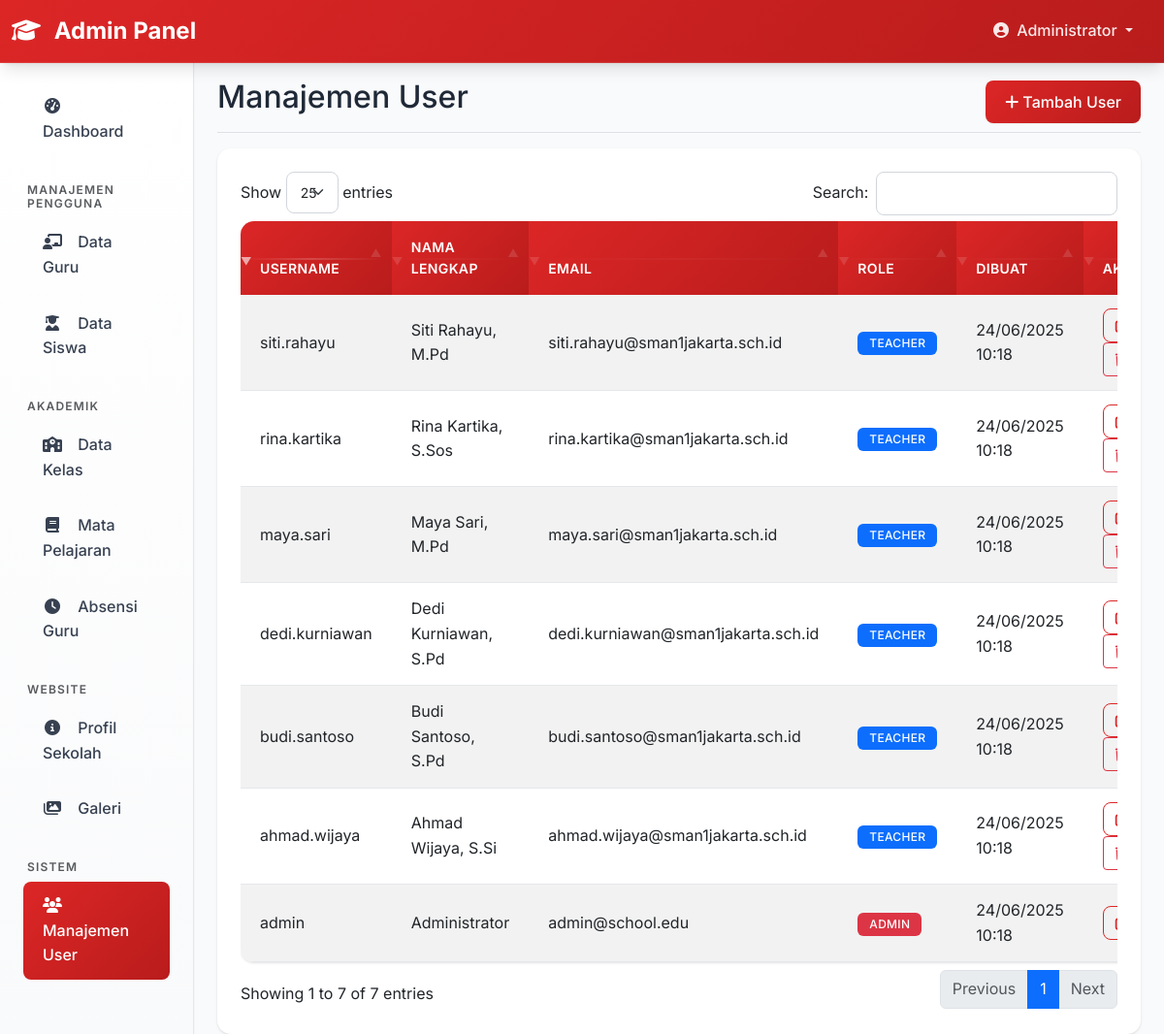
The page /admin/users.php (signed in) on the database its author committed.
### tables this page shows
CREATE TABLE IF NOT EXISTS users (
    id INT AUTO_INCREMENT PRIMARY KEY,
    username VARCHAR(50) UNIQUE NOT NULL,
    email VARCHAR(100) UNIQUE NOT NULL,
    password VARCHAR(255) NOT NULL,
    role ENUM('admin', 'teacher') NOT NULL,
    full_name VARCHAR(100) NOT NULL,
    created_at TIMESTAMP DEFAULT CURRENT_TIMESTAMP,
    updated_at TIMESTAMP DEFAULT CURRENT_TIMESTAMP ON UPDATE CURRENT_TIMESTAMP
);

### admin/users.php (the view, shortened to what this page needs)
<?php
require_once '../config/database.php';
$action = $_GET['action'] ?? 'list';
if ($action === 'list') {
    try {
        $stmt = $pdo->query("SELECT * FROM users ORDER BY created_at DESC");
        $users = $stmt->fetchAll();
    } catch(PDOException $e) {
        $users = [];
        $error = 'Gagal mengambil data user';
    }
}
include 'includes/header.php';
?>
<div class="container-fluid">
    <div class="row">
        <?php include 'includes/sidebar.php'; ?>
        <main class="col-md-9 ms-sm-auto col-lg-10 px-md-4">
            <div class="d-flex justify-content-between flex-wrap flex-md-nowrap align-items-center pt-3 pb-2 mb-3 border-bottom">
                <h1 class="h2">
                    <?php if ($action === 'add'): ?>
                        Tambah User
                    <?php elseif ($action === 'edit'): ?>
                        Edit User
                    <?php else: ?>
                        Manajemen User
                    <?php endif; ?>
                </h1>
                <?php if ($action === 'list'): ?>
                <div class="btn-toolbar mb-2 mb-md-0">
                    <a href="?action=add" class="btn btn-primary">
                        <i class="fas fa-plus me-1"></i>Tambah User
                    </a>
                </div>
                <?php endif; ?>
            </div>
            <?php if ($action === 'list'): ?>
                <div class="card">
                    <div class="card-body">
                        <div class="table-responsive">
                            <table class="table table-striped datatable">
                                <thead>
                                    <tr>
                                        <th>Username</th>
                                        <th>Nama Lengkap</th>
                                        <th>Email</th>
                                        <th>Role</th>
                                        <th>Dibuat</th>
                                        <th>Aksi</th>
                                    </tr>
                                </thead>
                                <tbody>
                                    <?php foreach($users as $usr): ?>
                                    <tr>
                                        <td><?= htmlspecialchars($usr['username']) ?></td>
                                        <td><?= htmlspecialchars($usr['full_name']) ?></td>
                                        <td><?= htmlspecialchars($usr['email']) ?></td>
                                        <td>
                                            <span class="badge bg-<?= $usr['role'] == 'admin' ? 'danger' : 'primary' ?>">
                                                <?= ucfirst($usr['role']) ?>
                                            </span>
                                        </td>
                                        <td><?= date('d/m/Y H:i', strtotime($usr['created_at'])) ?></td>
                                        <td>
                                            <a href="?action=edit&id=<?= $usr['id'] ?>" class="btn btn-sm btn-outline-primary">
                                                <i class="fas fa-edit"></i>
                                            </a>
                                            <?php if ($usr['id'] != $_SESSION['user_id']): ?>
                                                <a href="?action=delete&id=<?= $usr['id'] ?>" class="btn btn-sm btn-outline-danger btn-delete">
                                                    <i class="fas fa-trash"></i>
                                                </a>
                                            <?php endif; ?>
                                        </td>
                                    </tr>
                                    <?php endforeach; ?>
                                </tbody>
                            </table>
                        </div>
                    </div>
                </div>
            <?php endif; ?>
        </main>
    </div>
</div>
<?php include 'includes/footer.php'; ?>

### assets/css/style.css (style rules this page uses)
:root { --primary-red: #dc2626; --primary-red-dark: #b91c1c; --primary-red-light: #fef2f2; --primary-red-hover: #ef4444; --white: #ffffff; --gray-50: #f9fafb; --gray-100: #f3f4f6; --gray-200: #e5e7eb; --gray-300: #d1d5db; --gray-400: #9ca3af; --gray-500: #6b7280; --gray-600: #4b5563; --gray-700: #374151; --gray-800: #1f2937; --gray-900: #111827; --shadow-sm: 0 1px 2px 0 rgb(0 0 0 / 0.05); --shadow: 0 1px 3px 0 rgb(0 0 0 / 0.1), 0 1px 2px -1px rgb(0 0 0 / 0.1); --shadow-md: 0 4px 6px -1px rgb(0 0 0 / 0.1), 0 2px 4px -2px rgb(0 0 0 / 0.1); --shadow-lg: 0 10px 15px -3px rgb(0 0 0 / 0.1), 0 4px 6px -4px rgb(0 0 0 / 0.1); --shadow-xl: 0 20px 25px -5px rgb(0 0 0 / 0.1), 0 10px 10px -5px rgb(0 0 0 / 0.04); --gradient-primary: linear-gradient(135deg, var(--primary-red) 0%, var(--primary-red-dark) 100%); --gradient-primary-hover: linear-gradient(135deg, var(--primary-red-hover) 0%, var(--primary-red) 100%); }
body { font-family: 'Inter', -apple-system, BlinkMacSystemFont, 'Segoe UI', Roboto, sans-serif; background-color: var(--gray-50); color: var(--gray-800); line-height: 1.6; }
.card { border: none; border-radius: 0.875rem; box-shadow: var(--shadow); background-color: var(--white); transition: all 0.3s cubic-bezier(0.4, 0, 0.2, 1); position: relative; overflow: hidden; }
.card::before { content: ''; position: absolute; top: 0; left: 0; right: 0; height: 3px; background: var(--gradient-primary); opacity: 0; transition: opacity 0.3s ease; }
.card-body { padding: 1.5rem; }
.btn-primary { background: var(--gradient-primary); border: none; border-radius: 0.5rem; font-weight: 500; padding: 0.625rem 1.25rem; transition: all 0.3s cubic-bezier(0.4, 0, 0.2, 1); box-shadow: var(--shadow-sm); position: relative; overflow: hidden; }
.btn-primary::before { content: ''; position: absolute; top: 0; left: -100%; width: 100%; height: 100%; background: linear-gradient(90deg, transparent, rgba(255,255,255,0.2), transparent); transition: left 0.5s ease; }
.btn-outline-primary { color: var(--primary-red); border-color: var(--primary-red); border-radius: 0.5rem; font-weight: 500; transition: all 0.3s ease; }
.btn-sm { padding: 0.375rem 0.75rem; font-size: 0.875rem; }
.table { background-color: var(--white); border-radius: 0.875rem; overflow: hidden; box-shadow: var(--shadow); }
.table thead th { background: var(--gradient-primary); color: white; border: none; font-weight: 600; padding: 1rem 1.25rem; font-size: 0.875rem; text-transform: uppercase; letter-spacing: 0.025em; position: relative; }
.table thead th::after { content: ''; position: absolute; bottom: 0; left: 0; right: 0; height: 2px; background: linear-gradient(90deg, transparent, rgba(255,255,255,0.3), transparent); }
.table tbody td { padding: 0.875rem 1.25rem; border-bottom: 1px solid var(--gray-200); vertical-align: middle; transition: all 0.3s ease; }
.table tbody tr { transition: all 0.3s ease; }
.badge { font-weight: 500; padding: 0.375rem 0.75rem; border-radius: 0.375rem; text-transform: uppercase; letter-spacing: 0.025em; font-size: 0.75rem; }

### rows shown on the page
users: username "admin", full_name "Administrator", email "admin@school.edu", role "ADMIN", created_at "24/06/2025 10:18"
users: username "budi.santoso", full_name "Budi Santoso, S.Pd", email "budi.santoso@sman1jakarta.sch.id", role "TEACHER", created_at "24/06/2025 10:18"
users: username "siti.rahayu", full_name "Siti Rahayu, M.Pd", email "siti.rahayu@sman1jakarta.sch.id", role "TEACHER", created_at "24/06/2025 10:18"
users: username "ahmad.wijaya", full_name "Ahmad Wijaya, S.Si", email "ahmad.wijaya@sman1jakarta.sch.id", role "TEACHER", created_at "24/06/2025 10:18"
users: username "rina.kartika", full_name "Rina Kartika, S.Sos", email "rina.kartika@sman1jakarta.sch.id", role "TEACHER", created_at "24/06/2025 10:18"
users: username "dedi.kurniawan", full_name "Dedi Kurniawan, S.Pd", email "dedi.kurniawan@sman1jakarta.sch.id", role "TEACHER", created_at "24/06/2025 10:18"
users: username "maya.sari", full_name "Maya Sari, M.Pd", email "maya.sari@sman1jakarta.sch.id", role "TEACHER", created_at "24/06/2025 10:18"

### other values the page prints
$_SESSION['full_name'] "Administrator"
